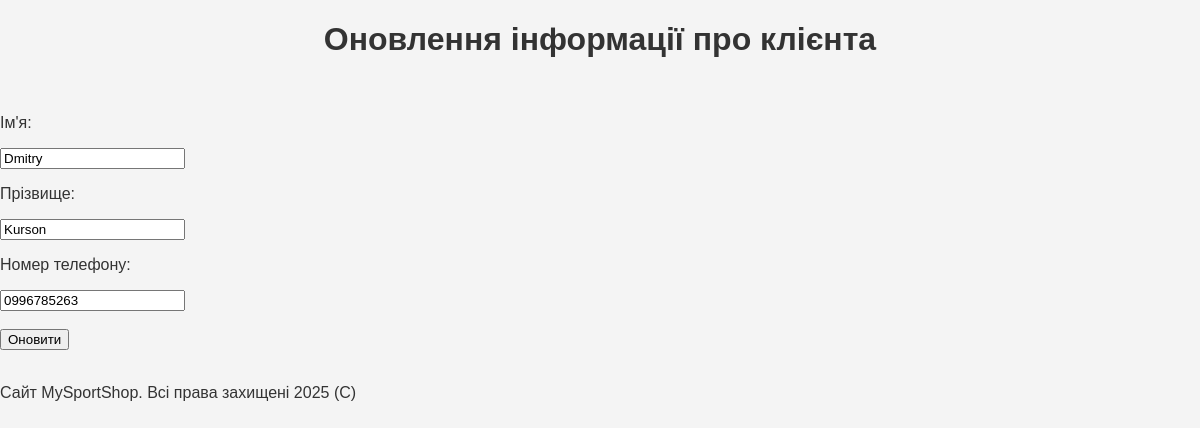
Page /clients/4/update on the committed database.
### app.py (models this page shows, shortened)
class Client(db.Model):
    id = db.Column(db.Integer, primary_key=True)
    name = db.Column(db.String(30), nullable=False)
    surname = db.Column(db.String(30), nullable=False)
    phone = db.Column(db.String(19), nullable=False)
    cart = db.Column(db.String(1000), nullable=False)
    email = db.Column(db.String(50), nullable=False)
    password = db.Column(db.String(10), nullable=False)

### app.py (the view)
@app.route("/clients/<int:client_id>/update", methods=["POST", "GET"])
def client_update(client_id):
    client = Client.query.get(client_id)
    if request.method == "POST":
        client.name = request.form['name']
        client.surname = request.form['surname']
        client.phone = request.form['phone']
        try:
            db.session.commit()
            return redirect('/clients')
        except:
            return "Сталася помилка редагування даних клієнта"
    else:
        return render_template("client_update.html", client=client)

### templates/client_update.html (shortened to what this page needs)
{% extends 'layout.html' %}
{% block content %}
<h1>Оновлення інформації про клієнта</h1>
<br>
<div>
    <form method="post">
        <p>Ім'я:</p>
        <input type="text" name="name" id="name" value="{{ client.name }}" placeholder="Введіть ім'я"><br>
        <p>Прізвище:</p>
        <input type="text" name="surname" id="surname" value="{{ client.surname }}" placeholder="Введіть прізвище"><br>
        <p>Номер телефону:</p>
        <input type="text" name="phone" id="phone" value="{{ client.phone }}" placeholder="Введіть номер телефону"><br><br>
        <input type="submit" value="Оновити">
    </form>
</div>
<br>
{% endblock %}

### static/css/styles.css (style rules this page uses)
body { font-family: Arial, sans-serif; margin: 0; padding: 0; background-color: #f4f4f4; color: #333; }
h1 { text-align: center; }

### rows in the picture
Client: name "Dmitry", surname "Kurson", phone "0996785263"
